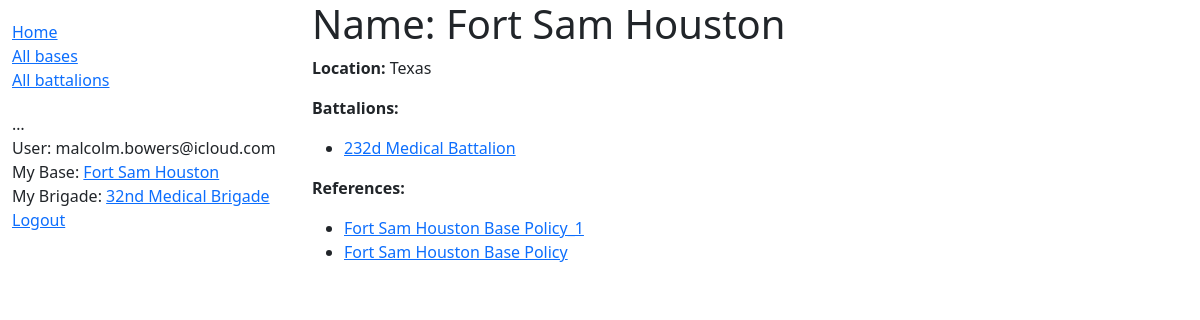
/base/2 (signed in), run on the app's committed database.
### accounts/models.py (models this page shows, shortened)
class CustomUser(AbstractBaseUser, PermissionsMixin):
    email = models.EmailField(_("email address"), unique=True)
    is_staff = models.BooleanField(default=False)
    is_active = models.BooleanField(default=True)
    date_joined = models.DateTimeField(default=timezone.now)
    base = models.ForeignKey(Base, on_delete=models.RESTRICT, null=True)
    brigade = models.ForeignKey(Brigade, on_delete=models.RESTRICT, null=True)
    USERNAME_FIELD = "email"
    REQUIRED_FIELDS = []
    objects = CustomUserManager()

### app/models.py (models this page shows, shortened)
class Base(models.Model):
    name = models.CharField(max_length=200, help_text='Enter the base.')
    location = models.CharField(max_length=200, help_text='Enter the state for this base.')
    def __str__(self):
        return self.name
    def get_absolute_url(self):
        return reverse('base-detail', args=[str(self.id)])

class Brigade(models.Model):
    name = models.CharField(max_length=200, help_text='Enter the Brigade.')
    command = models.ForeignKey(Command, on_delete=models.RESTRICT, null=True)
    base = models.ManyToManyField(Base, null=True, help_text='Select a base for this Brigade.')
    def __str__(self):
        return self.name
    def get_absolute_url(self):
        return reverse('brigade-detail', args=[str(self.id)])

class Battalion(models.Model):
    name = models.CharField(max_length=200, help_text='Enter the Battalion.')
    brigade = models.ForeignKey(Brigade, on_delete=models.RESTRICT, null=True)
    base = models.ManyToManyField(Base, help_text='Select a base for this Battalion.')
    def get_absolute_url(self):
        return reverse('battalion-detail', args=[str(self.id)])

class File(models.Model):
    name = models.CharField(max_length=200, help_text='Enter the file name.')
    file = models.FileField(upload_to="files/%Y/%m%d")
    base = models.ForeignKey(Base, on_delete=models.CASCADE, null=True, blank=True)
    command = models.ForeignKey(Command, on_delete=models.CASCADE, null=True, blank=True)
    brigade = models.ForeignKey(Brigade, on_delete=models.CASCADE, null=True, blank=True)
    battalion = models.ForeignKey(Battalion, on_delete=models.CASCADE, null=True, blank=True)
    company = models.ForeignKey(Company, on_delete=models.CASCADE, null=True, blank=True)

### app/views.py (the view)
# urls.py: path('base/<int:pk>', views.BaseDetailView.as_view(), name='base-detail'),
class BaseDetailView(generic.DetailView):
    model = Base

### app/templates/app/base_detail.html
{% extends "base_generic.html" %}
{% block content %}
<h1>Name: {{ base.name }}</h1>
<p><strong>Location:</strong> {{ base.location }}</p>
<p><strong>Battalions:</strong></p>
{% if base.battalion_set %}
<ul>
    {% for battalion in base.battalion_set.all %}
    <li>
        <a href="{{ battalion.get_absolute_url }}">{{ battalion.name }}</a>
    </li>
    {% endfor %}
</ul>
  {% else %}
<p>There are no battalions in the database.</p>
  {% endif %}
<p><strong>References:</strong></p>
{% if base.file_set %}
<ul>
    {% for file in base.file_set.all %}
    <li>
        <a href="{{ file.file.url }}">{{ file.name }}</a>
    </li>
    {% endfor %}
</ul>
  {% endif %}
{% endblock %}

### app/templates/base_generic.html (shortened to what this page needs)
<!DOCTYPE html>
<html lang="en">
<head>
    <link href="https://cdn.jsdelivr.net/npm/bootstrap@5.1.3/dist/css/bootstrap.min.css" rel="stylesheet">
    {% load static %}
    <link rel="stylesheet" href="{% static 'css/styles.css' %}">
</head>
<body>
    <div class="container-fluid">
        <div class="row">
            <div class="col-sm-3">
                {% block sidebar %}
                <ul class="sidebar-nav">
                    <li><a href="{% url 'index' %}">Home</a></li>
                    <li><a href="{% url 'bases' %}">All bases</a></li>
                    <li><a href="{% url 'battalions' %}">All battalions</a></li>
                </ul>
                <ul class="sidebar-nav">
                    …
                    {% if user.is_authenticated %}
                    <li>User: {{ user.get_username }}</li>
                    <li>My Base: <a href="{{ user.base.get_absolute_url }}">{{ user.base }}</a></li>
                    <li>My Brigade: <a href="{{user.brigade.get_absolute_url }}">{{ user.brigade }}</a></li>
                    <li><a href="{% url 'logout' %}?next={{ request.path }}">Logout</a></li>
                    {% else %}
                    <li><a href="{% url 'login' %}?next={{ request.path }}">Login</a></li>
                    {% endif %}
                </ul>
                {% endblock %}
            </div>
            <div class="col-sm-7 ">
                {% block content %}{% endblock %}
            </div>
        </div>
    </div>
</body>
</html>

### app/static/css/styles.css (style rules this page uses)
.sidebar-nav { margin-top: 20px; padding: 0; list-style: none; }

### data on the page
CustomUser: get_username "malcolm.bowers@icloud.com", base "Fort Sam Houston", brigade "32nd Medical Brigade"
Base: location "Texas"
Battalion: name "232d Medical Battalion"
File: name "Fort Sam Houston Base Policy_1"
File: name "Fort Sam Houston Base Policy"
